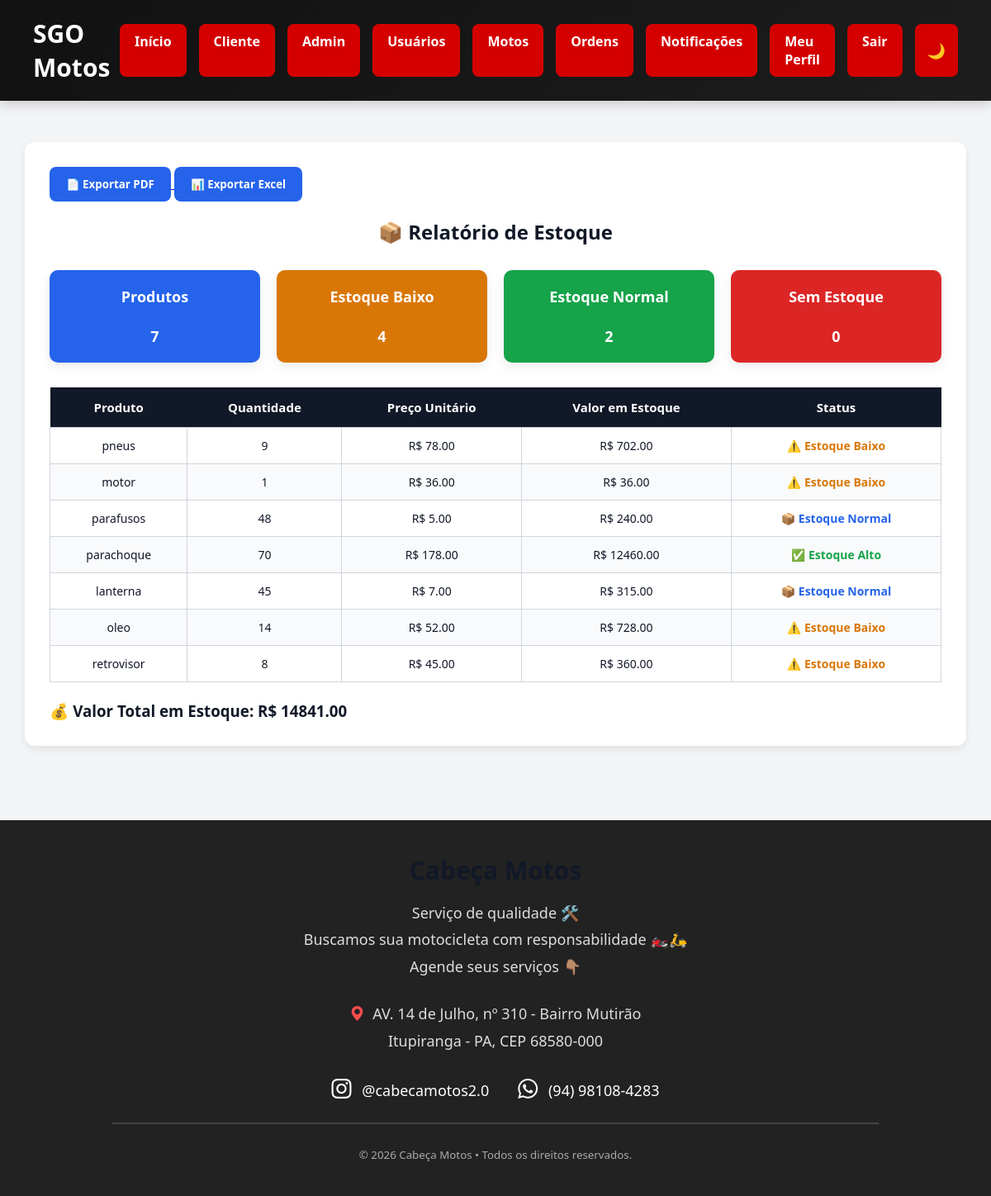
Before: /relatorio_estoque (signed in) with the older database file.
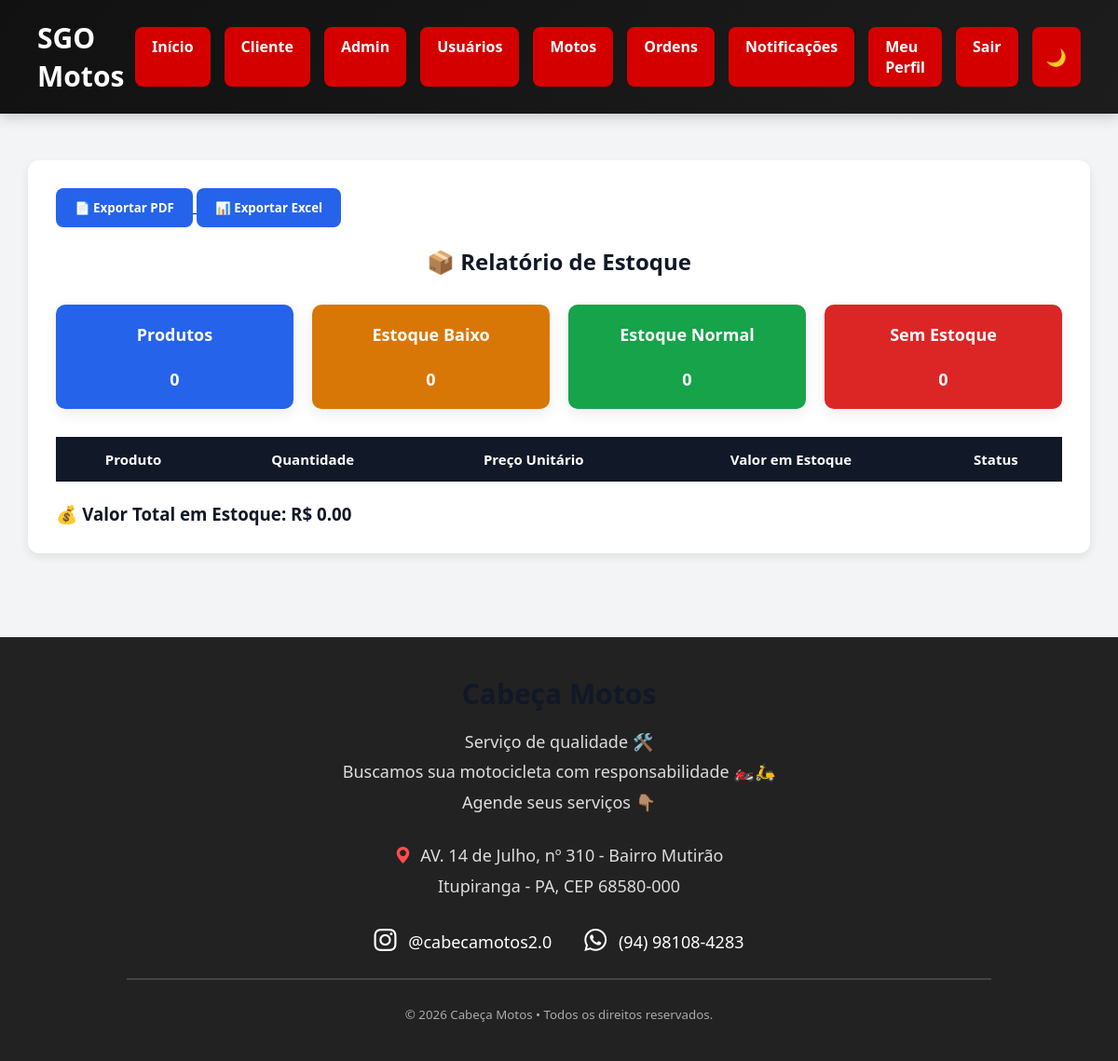
After: the same page with the newer database file.
### tables this page shows
CREATE TABLE produtos(

    id INTEGER PRIMARY KEY AUTOINCREMENT,
    nome TEXT,
    quantidade INTEGER,
    preco REAL

);

### routes/produto_routes.py (the view)
@produto.route("/relatorio_estoque")
def relatorio_estoque():
    if "usuario" not in session:
        return redirect(url_for("auth.login"))
    if session["tipo"] != "admin":
        return "Acesso negado"
    produtos = listar_produtos()
    total_produtos = len(produtos)
    valor_total = 0
    sem_estoque = 0
    estoque_baixo = 0
    estoque_normal = 0
    estoque_alto = 0
    for p in produtos:
        valor_total += p["preco"] * p["quantidade"]
        if p["quantidade"] == 0:
            sem_estoque += 1
        elif p["quantidade"] <= 15:
            estoque_baixo += 1
        elif p["quantidade"] <= 50:
            estoque_normal += 1
        else:
            estoque_alto += 1
    return render_template(
        "relatorio_estoque.html",
        produtos=produtos,
        total_produtos=total_produtos,
        valor_total=valor_total,
        sem_estoque=sem_estoque,
        estoque_baixo=estoque_baixo,
        estoque_normal=estoque_normal,
        estoque_alto=estoque_alto
    )

### app.py (called while the page is built)
@app.context_processor
def notificacoes_menu():
    if "usuario" in session:
        return {
            "total_notificacoes": contar_nao_lidas(
                session["usuario"]
            )
        }
    return {
        "total_notificacoes": 0
    }

### database.py (called while the page is built)
def conectar():
    conn = sqlite3.connect("banco.db")
    conn.row_factory = sqlite3.Row
    return conn

### repositories/notificacao_repository.py (called while the page is built)
def contar_nao_lidas(usuario):
    conn = conectar()
    total = conn.execute(
        """
        SELECT COUNT(*) AS total
        FROM notificacoes
        WHERE usuario = ?
        AND lida = 0
        """,
        (usuario,)
    ).fetchone()
    conn.close()
    return total["total"]

### repositories/produto_repository.py (called while the page is built)
def listar_produtos(busca=None):
    conn = conectar()
    if busca:
        produtos = conn.execute(
            "SELECT * FROM produtos WHERE nome LIKE ?",
            (f"%{busca}%",)
        ).fetchall()
    else:
        produtos = conn.execute(
            "SELECT * FROM produtos"
        ).fetchall()
    conn.close()
    return produtos

### templates/relatorio_estoque.html (shortened to what this page needs)
{% extends 'base.html' %}
{% block conteudo %}
<div class="container-relatorio">
    {% if not pdf %}
    <a href="/relatorio_estoque/pdf">
        <button class="botao-pdf">
            📄 Exportar PDF
        </button>
    </a>
    <a href="/relatorio_estoque/excel">
    <button class="botao-pdf">
        📊 Exportar Excel
    </button>
</a>
    {% endif %}
    <h2>
        📦 Relatório de Estoque
    </h2>
    <div class="resumo">
        <div class="card total">
            Produtos<br><br>
            {{ total_produtos }}
        </div>
        <div class="card baixo">
            Estoque Baixo<br><br>
            {{ estoque_baixo }}
        </div>
        <div class="card normal">
            Estoque Normal<br><br>
            {{ estoque_normal }}
        </div>
        <div class="card sem">
            Sem Estoque<br><br>
            {{ sem_estoque }}
        </div>
    </div>
    <table>
        <thead>
            <tr>
                <th>
                    Produto
                </th>
                <th>
                    Quantidade
                </th>
                <th>
                    Preço Unitário
                </th>
                <th>
                    Valor em Estoque
                </th>
                <th>
                    Status
                </th>
            </tr>
        </thead>
        <tbody>
            {% for produto in produtos %}
            <tr>
                <td>
                    {{ produto.nome }}
                </td>
                <td>
                    {{ produto.quantidade }}
                </td>
                <td>
                    R$ {{ "%.2f"|format(produto.preco) }}
                </td>
                <td>
                    R$ {{ "%.2f"|format(produto.preco * produto.quantidade) }}
                </td>
                <td>
                    {% if produto.quantidade == 0 %}
                        <span class="status-sem">
                            ❌ Sem Estoque
                        </span>
                    {% elif produto.quantidade <= 15 %}
                        <span class="status-baixo">
                            ⚠️ Estoque Baixo
                        </span>
                    {% elif produto.quantidade <= 50 %}
                        <span class="status-normal">
                            📦 Estoque Normal
                        </span>
                    {% else %}
                        <span class="status-alto">
                            ✅ Estoque Alto
                        </span>
                    {% endif %}
                </td>
            </tr>
            {% endfor %}
        </tbody>
    </table>
    <br>
    <h3>
        💰 Valor Total em Estoque:
        R$ {{ "%.2f"|format(valor_total) }}
    </h3>
</div>
{% endblock %}

Changed rows visible on the page:
removed produtos: nome "pneus", quantidade "9", preco "78.00", produto.preco*produto.quantidade "702.00", shows "⚠️ Estoque Baixo"
removed produtos: nome "motor", quantidade "1", preco "36.00", produto.preco*produto.quantidade "36.00", shows "⚠️ Estoque Baixo"
removed produtos: nome "parafusos", quantidade "48", preco "5.00", produto.preco*produto.quantidade "240.00", shows "📦 Estoque Normal"
removed produtos: nome "parachoque", quantidade "70", preco "178.00", produto.preco*produto.quantidade "12460.00", shows "✅ Estoque Alto"
removed produtos: nome "lanterna", quantidade "45", preco "7.00", produto.preco*produto.quantidade "315.00", shows "📦 Estoque Normal"
removed produtos: nome "oleo", quantidade "14", preco "52.00", produto.preco*produto.quantidade "728.00", shows "⚠️ Estoque Baixo"
removed produtos: nome "retrovisor", quantidade "8", preco "45.00", produto.preco*produto.quantidade "360.00", shows "⚠️ Estoque Baixo"
Other visible differences:
{{ total_produtos }}: "7" → "0"
{{ estoque_baixo }}: "4" → "0"
{{ estoque_normal }}: "2" → "0"
{{ "%.2f"|format(valor_total) }}: "14841.00" → "0.00"
